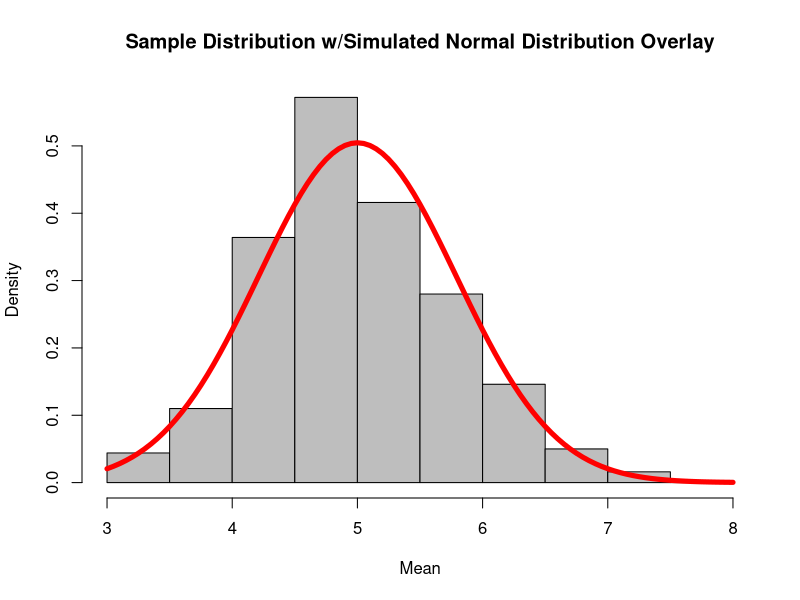

R code for this plot:
## ---- chunk 1
#set the number of simulations
n_sim <- 1000

#set the sample size
n_samples <- 40

#set the random seed
set.seed(1313)

#set the value of lambda
lambda <- 0.2

#create dataframe containing simulated means
mean_data <- data.frame(mean = apply(matrix(rexp(n_samples*n_sim, lambda), n_sim), 1, mean))
head(mean_data)

## ---- chunk 2
#Theoretical mean
1/lambda

#Sample mean
mean(mean_data$mean)
## ---- chunk 3
#Theoretical standard deviation - CLT
(1/lambda)/sqrt(n_samples)

#Sample standard deviation
sd(mean_data$mean)

## ---- chunk 4
#Theoretical variance
((1/lambda)/sqrt(n_samples))^2

#Sample variance
var(mean_data$mean)

## ---- chunk 5
#plot the sample distribution
hist(mean_data$mean, freq=FALSE, col="gray", main="Sample Distribution w/Simulated Normal Distribution Overlay", xlab="Mean")

#add the theoretical normal distribution curve on top
curve(dnorm(x, 1/lambda, (1/lambda/sqrt(n_samples))), col="red", lty=1, lwd=5, add=TRUE)
